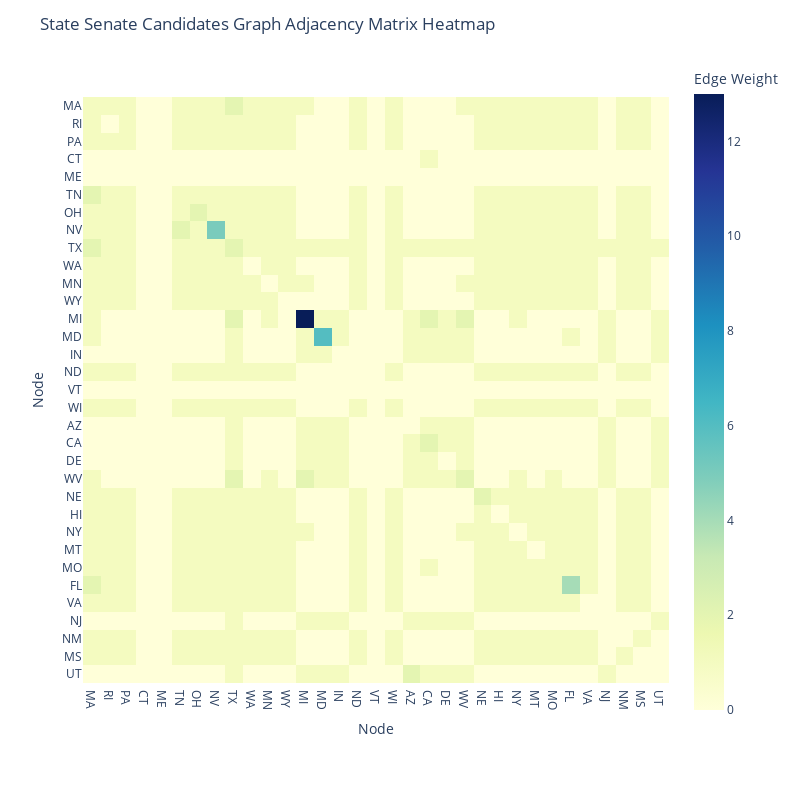

The cell this chart's notebook holds for it:
### Code cell
adj_matrix = nx.adjacency_matrix(AG)
adj_matrix_array = adj_matrix.toarray()

node_labels = list(AG.nodes)


fig = px.imshow(
    adj_matrix_array,
    labels=dict(x="Node", y="Node", color="Edge Weight"),
    x=node_labels,
    y=node_labels,
    color_continuous_scale='YlGnBu'
)

# Customize the layout and increase figure size
fig.update_layout(
    title='State Senate Candidates Graph Adjacency Matrix Heatmap',
    width=800,  # increase width
    height=800  # increase height
)

fig.write_html("output_graphs/senate_state_heatmap.html")
fig

### Figure 1 — Plotly figure (JSON) as saved in the notebook; plotly's stock layout.template omitted (floating-point values rounded to 4 significant figures; data arrays with more than 128 entries replaced by an {"elided": "..."} marker saying what was removed)
{"data": [{"coloraxis": "coloraxis", "hovertemplate": "Node: %{x}<br>Node: %{y}<br>Edge Weight: %{z}<extra></extra>", "name": "0", "type": "heatmap", "x": ["MA", "RI", "PA", "CT", "ME", "TN", "OH", "NV", "TX", "WA", "MN", "WY", "MI", "MD", "IN", "ND", "VT", "WI", "AZ", "CA", "DE", "WV", "NE", "HI", "NY", "MT", "MO", "FL", "VA", "NJ", "NM", "MS", "UT"], "xaxis": "x", "y": ["MA", "RI", "PA", "CT", "ME", "TN", "OH", "NV", "TX", "WA", "MN", "WY", "MI", "MD", "IN", "ND", "VT", "WI", "AZ", "CA", "DE", "WV", "NE", "HI", "NY", "MT", "MO", "FL", "VA", "NJ", "NM", "MS", "UT"], "yaxis": "y", "z": {"elided": "33x33 int values"}}], "layout": {"coloraxis": {"colorbar": {"title": {"text": "Edge Weight"}}, "colorscale": [[0, "rgb(255,255,217)"], [0.125, "rgb(237,248,177)"], [0.25, "rgb(199,233,180)"], [0.375, "rgb(127,205,187)"], [0.5, "rgb(65,182,196)"], [0.625, "rgb(29,145,192)"], [0.75, "rgb(34,94,168)"], [0.875, "rgb(37,52,148)"], [1, "rgb(8,29,88)"]]}, "height": 800, "margin": {"t": 60}, "title": {"text": "State Senate Candidates Graph Adjacency Matrix Heatmap"}, "width": 800, "xaxis": {"anchor": "y", "autorange": true, "constrain": "domain", "domain": [0, 1], "range": [-0.5, 32.5], "scaleanchor": "y", "title": {"text": "Node"}, "type": "category"}, "yaxis": {"anchor": "x", "autorange": true, "constrain": "domain", "domain": [0.05606, 0.9439], "range": [32.5, -0.5], "title": {"text": "Node"}, "type": "category"}}}
